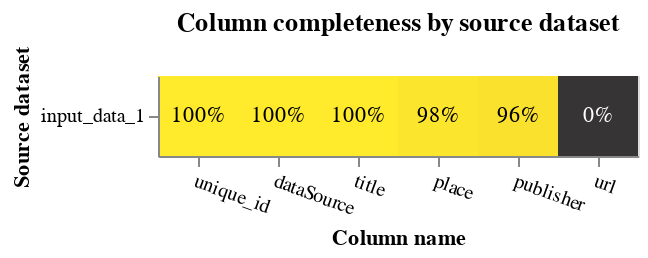

This figure's notebook cell:
### Markdown cell above
### 3.1 Exploratory analysis

### Code cell
completeness_chart(dfMatching, db_api=db_api)

### Figure 1 — Vega-Lite specification as saved in the notebook (floating-point values rounded to 4 significant figures)
{"config": {"view": {"continuousWidth": 400, "continuousHeight": 300}}, "layer": [{"mark": "rect", "encoding": {"color": {"field": "completeness", "legend": null, "scale": {"scheme": "darkred", "zero": true}, "type": "quantitative"}, "tooltip": [{"field": "source_dataset", "title": "Source dataset", "type": "nominal"}, {"field": "total_rows_inc_nulls", "format": ",", "title": "# of records", "type": "quantitative"}, {"field": "column_name", "title": "Column name", "type": "nominal"}, {"field": "total_null_rows", "format": ",", "title": "# of nulls", "type": "quantitative"}, {"field": "completeness", "format": ".1%", "type": "quantitative"}], "x": {"axis": {"labelAngle": 20}, "field": "column_name", "sort": {"field": "mean_comp", "order": "descending"}, "title": "Column name", "type": "nominal"}, "y": {"field": "source_dataset", "title": "Source dataset", "type": "nominal"}}, "title": "Column completeness by source dataset", "transform": [{"joinaggregate": [{"op": "mean", "field": "completeness", "as": "mean_comp"}], "groupby": ["column_name"]}]}, {"mark": {"type": "text"}, "encoding": {"color": {"condition": {"test": "datum['completeness'] < 0.5", "value": "white"}, "value": "black"}, "text": {"field": "completeness", "format": ".0%", "type": "quantitative"}, "x": {"axis": {"labelAngle": 0}, "field": "column_name", "sort": {"field": "mean_comp", "order": "descending"}, "type": "nominal"}, "y": {"field": "source_dataset", "type": "nominal"}}, "transform": [{"joinaggregate": [{"op": "mean", "field": "completeness", "as": "mean_comp"}], "groupby": ["column_name"]}]}], "data": {"name": "data-a5280e669262ff5e6d151e4682f4ca9e"}, "height": {"step": 40}, "width": {"step": 40}, "$schema": "https://vega.github.io/schema/vega-lite/v5.9.3.json", "datasets": {"data-a5280e669262ff5e6d151e4682f4ca9e": [{"source_dataset": "input_data_1", "column_name": "unique_id", "total_null_rows": 0, "total_rows_inc_nulls": 254533, "completeness": 1.0}, {"source_dataset": "input_data_1", "column_name": "dataSource", "total_null_rows": 0, "total_rows_inc_nulls": 254533, "completeness": 1.0}, {"source_dataset": "input_data_1", "column_name": "title", "total_null_rows": 13, "total_rows_inc_nulls": 254533, "completeness": 0.9999}, {"source_dataset": "input_data_1", "column_name": "place", "total_null_rows": 5376, "total_rows_inc_nulls": 254533, "completeness": 0.9789}, {"source_dataset": "input_data_1", "column_name": "publisher", "total_null_rows": 10825, "total_rows_inc_nulls": 254533, "completeness": 0.9575}, {"source_dataset": "input_data_1", "column_name": "url", "total_null_rows": 253293, "total_rows_inc_nulls": 254533, "completeness": 0.004872}]}}
